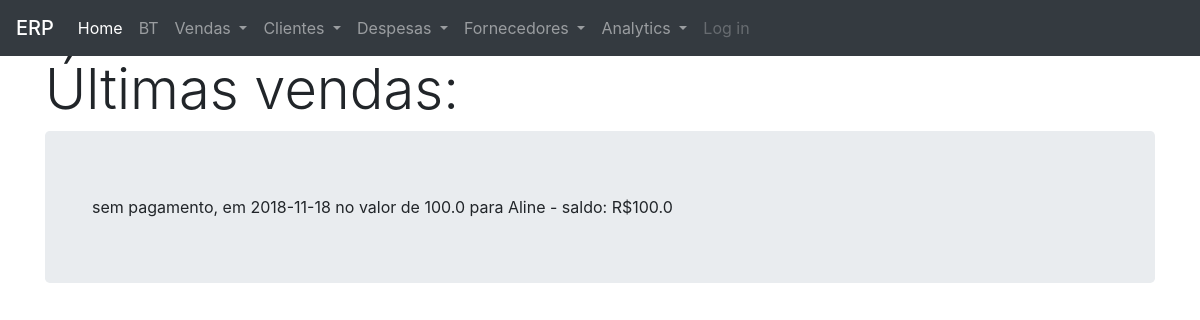
Page /14 on the earlier database version.
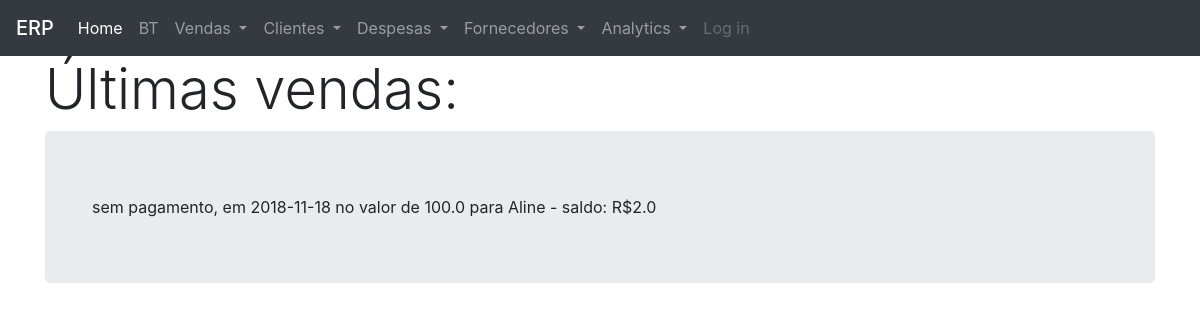
Same page on the later database version.
### petshop/modelos/models.py (models this page shows, shortened)
class Vendas(db.Model):
    __tablename__ = 'vendas'
    id = db.Column(db.Integer, primary_key=True)
    tipo = db.Column(db.String(10), nullable=False)
    descricao = db.Column(db.Text, nullable=False)
    data_venda = db.Column(db.Date, nullable=False)
    valor_servicos = db.Column(db.Float, nullable=True)
    valor_taxi = db.Column(db.Float, nullable=True)
    cliente_id = db.Column(db.Integer, db.ForeignKey('clientes.id'))
    peludos_on_venda = db.relationship(
        "Peludos",
        secondary=association_table,
        back_populates="vendas_on_peludo")
    saldo = db.Column(db.Float, nullable=True)
    pagamentos = db.relationship('Pagamentos')
    data_pbanho = db.Column(db.Date, nullable=True)
    n_banhos = db.Column(db.Integer, nullable=True)
    tipo_banho = db.Column(db.String(15), nullable=True)
    pacote = db.Column(db.String(10), nullable=True)
    data_entrada = db.Column(db.Date, nullable=True)
    data_saida = db.Column(db.Date, nullable=True)
    valor_diarias = db.Column(db.Float, nullable=True)
    valor_prod = db.Column(db.Float, nullable=True)
    custo_prod = db.Column(db.Float, nullable=True)
    quantidade = db.Column(db.Integer, nullable=True)
    def calcula_saldo(self, tipo='saldo'):
        valor_total = (
                    (self.valor_servicos or 0)
                    + (self.valor_taxi or 0)
                    + (self.valor_diarias or 0)
                    + (self.valor_prod or 0)
                    )
        if tipo != 'total':
            if self.pagamentos:
                valores_pagos = [item.valor for item in self.pagamentos]
                valores_pagos = np.array(valores_pagos)
                saldo = round(valor_total - valores_pagos.sum(), 2)
                return saldo
            else:
                return valor_total
        return valor_total
    def __repr__(self):
        return f"""
        {self.descricao}, em {self.data_venda} no valor de {self.calcula_saldo(tipo='total')}
        para {Clientes.query.get(self.cliente_id).nome} - saldo: R${self.calcula_saldo()}
        """

class Clientes(db.Model):
    __tablename__ = 'clientes'
    id = db.Column(db.Integer, primary_key=True)
    nome = db.Column(db.String(30), nullable=False)
    sexo = db.Column(db.String(1), nullable=False)
    peludo = db.relationship('Peludos', backref='clientes', lazy=True)
    venda = db.relationship('Vendas', backref='clientes', lazy=True)
    contato = db.relationship('Contatos')
    endereco = db.relationship('Enderecos')

class Pagamentos(db.Model):
    __tablename__ = 'pagamentos'
    id = db.Column(db.Integer, primary_key=True)
    data = db.Column(db.Date, nullable=False)
    valor = db.Column(db.Float, nullable=False)
    valor_entrada = db.Column(db.Float, nullable=False)
    forma_pagto = db.Column(
        db.String(15), nullable=False)
    venda_id = db.Column(db.Integer, db.ForeignKey('vendas.id'))

### petshop/views/views_vendas.py (the view)
@views_vendas.route('/<int:id>', methods=['GET', 'POST'])
def modifica_venda(id):
    if(id):
        listagem = Vendas.query.get_or_404(id)
        return render_template('lista_vendas.html', listagem=listagem)

### petshop/templates/lista_vendas.html
{% extends "base.html" %}
{% block content %}
<h1 class="display-4">Últimas vendas:</h1>
<div class="jumbotron">
<div class="container">
{{ listagem }}
</div>
</div>
{% endblock %}

Differences in the rows shown:
changed Vendas: descricao+data_venda+valor_servicos "sem pagamento, em 2018-11-18 no valor de 100.0 para Aline - saldo: R$100.0" → "sem pagamento, em 2018-11-18 no valor de 100.0 para Aline - saldo: R$2.0"
